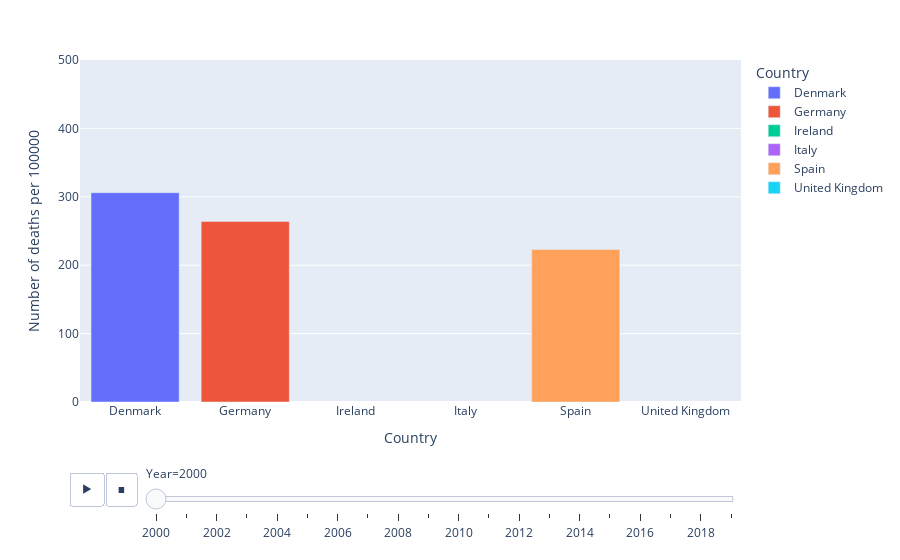

Notebook cell for this chart:
### Code cell
df1=pd.read_csv('Mortality.csv')
df1=df1.loc[(df1['Country'].isin(['Germany','Spain','Denmark','United Kingdom','Italy','Ireland'])) & (df1['Variable']=='Avoidable mortality (preventable+treatable)')]
df1=df1.loc[df1['Measure']=="Deaths per 100 000 population (standardised rates)"]
df1['key']=df1.groupby(['Year','Country']).cumcount()
df1 = pd.pivot_table(df1,index='Year',columns=['key', 'Country'],values='Value')
df1 = df1.stack(level=[0,1],dropna=False).reset_index()
df1
df1=df1.rename(columns={0:"Number of deaths per 100000"})
fig = px.bar(df1, x="Country", y="Number of deaths per 100000", color="Country",
  animation_frame="Year",animation_group='Country',range_y=[0,500])
fig.update_layout(transition = {'duration': 2000})

### Figure 1 — Plotly figure (JSON) as saved in the notebook; plotly's stock layout.template omitted (floating-point values rounded to 4 significant figures)
{"data": [{"alignmentgroup": "True", "hovertemplate": "Country=%{x}<br>Year=2000<br>Number of deaths per 100000=%{y}<extra></extra>", "ids": ["Denmark"], "legendgroup": "Denmark", "marker": {"color": "#636efa", "pattern": {"shape": ""}}, "name": "Denmark", "offsetgroup": "Denmark", "orientation": "v", "showlegend": true, "textposition": "auto", "type": "bar", "x": ["Denmark"], "xaxis": "x", "y": [306], "yaxis": "y"}, {"alignmentgroup": "True", "hovertemplate": "Country=%{x}<br>Year=2000<br>Number of deaths per 100000=%{y}<extra></extra>", "ids": ["Germany"], "legendgroup": "Germany", "marker": {"color": "#EF553B", "pattern": {"shape": ""}}, "name": "Germany", "offsetgroup": "Germany", "orientation": "v", "showlegend": true, "textposition": "auto", "type": "bar", "x": ["Germany"], "xaxis": "x", "y": [264], "yaxis": "y"}, {"alignmentgroup": "True", "hovertemplate": "Country=%{x}<br>Year=2000<br>Number of deaths per 100000=%{y}<extra></extra>", "ids": ["Ireland"], "legendgroup": "Ireland", "marker": {"color": "#00cc96", "pattern": {"shape": ""}}, "name": "Ireland", "offsetgroup": "Ireland", "orientation": "v", "showlegend": true, "textposition": "auto", "type": "bar", "x": ["Ireland"], "xaxis": "x", "y": [null], "yaxis": "y"}, {"alignmentgroup": "True", "hovertemplate": "Country=%{x}<br>Year=2000<br>Number of deaths per 100000=%{y}<extra></extra>", "ids": ["Italy"], "legendgroup": "Italy", "marker": {"color": "#ab63fa", "pattern": {"shape": ""}}, "name": "Italy", "offsetgroup": "Italy", "orientation": "v", "showlegend": true, "textposition": "auto", "type": "bar", "x": ["Italy"], "xaxis": "x", "y": [null], "yaxis": "y"}, {"alignmentgroup": "True", "hovertemplate": "Country=%{x}<br>Year=2000<br>Number of deaths per 100000=%{y}<extra></extra>", "ids": ["Spain"], "legendgroup": "Spain", "marker": {"color": "#FFA15A", "pattern": {"shape": ""}}, "name": "Spain", "offsetgroup": "Spain", "orientation": "v", "showlegend": true, "textposition": "auto", "type": "bar", "x": ["Spain"], "xaxis": "x", "y": [223], "yaxis": "y"}, {"alignmentgroup": "True", "hovertemplate": "Country=%{x}<br>Year=2000<br>Number of deaths per 100000=%{y}<extra></extra>", "ids": ["United Kingdom"], "legendgroup": "United Kingdom", "marker": {"color": "#19d3f3", "pattern": {"shape": ""}}, "name": "United Kingdom", "offsetgroup": "United Kingdom", "orientation": "v", "showlegend": true, "textposition": "auto", "type": "bar", "x": ["United Kingdom"], "xaxis": "x", "y": [null], "yaxis": "y"}], "layout": {"barmode": "relative", "legend": {"title": {"text": "Country"}, "tracegroupgap": 0}, "margin": {"t": 60}, "sliders": [{"active": 0, "currentvalue": {"prefix": "Year="}, "len": 0.9, "pad": {"b": 10, "t": 60}, "steps": [{"args": [["2000"], {"frame": {"duration": 0, "redraw": true}, "fromcurrent": true, "mode": "immediate", "transition": {"duration": 0, "easing": "linear"}}], "label": "2000", "method": "animate"}, {"args": [["2001"], {"frame": {"duration": 0, "redraw": true}, "fromcurrent": true, "mode": "immediate", "transition": {"duration": 0, "easing": "linear"}}], "label": "2001", "method": "animate"}, {"args": [["2002"], {"frame": {"duration": 0, "redraw": true}, "fromcurrent": true, "mode": "immediate", "transition": {"duration": 0, "easing": "linear"}}], "label": "2002", "method": "animate"}, {"args": [["2003"], {"frame": {"duration": 0, "redraw": true}, "fromcurrent": true, "mode": "immediate", "transition": {"duration": 0, "easing": "linear"}}], "label": "2003", "method": "animate"}, {"args": [["2004"], {"frame": {"duration": 0, "redraw": true}, "fromcurrent": true, "mode": "immediate", "transition": {"duration": 0, "easing": "linear"}}], "label": "2004", "method": "animate"}, {"args": [["2005"], {"frame": {"duration": 0, "redraw": true}, "fromcurrent": true, "mode": "immediate", "transition": {"duration": 0, "easing": "linear"}}], "label": "2005", "method": "animate"}, {"args": [["2006"], {"frame": {"duration": 0, "redraw": true}, "fromcurrent": true, "mode": "immediate", "transition": {"duration": 0, "easing": "linear"}}], "label": "2006", "method": "animate"}, {"args": [["2007"], {"frame": {"duration": 0, "redraw": true}, "fromcurrent": true, "mode": "immediate", "transition": {"duration": 0, "easing": "linear"}}], "label": "2007", "method": "animate"}, {"args": [["2008"], {"frame": {"duration": 0, "redraw": true}, "fromcurrent": true, "mode": "immediate", "transition": {"duration": 0, "easing": "linear"}}], "label": "2008", "method": "animate"}, {"args": [["2009"], {"frame": {"duration": 0, "redraw": true}, "fromcurrent": true, "mode": "immediate", "transition": {"duration": 0, "easing": "linear"}}], "label": "2009", "method": "animate"}, {"args": [["2010"], {"frame": {"duration": 0, "redraw": true}, "fromcurrent": true, "mode": "immediate", "transition": {"duration": 0, "easing": "linear"}}], "label": "2010", "method": "animate"}, {"args": [["2011"], {"frame": {"duration": 0, "redraw": true}, "fromcurrent": true, "mode": "immediate", "transition": {"duration": 0, "easing": "linear"}}], "label": "2011", "method": "animate"}, {"args": [["2012"], {"frame": {"duration": 0, "redraw": true}, "fromcurrent": true, "mode": "immediate", "transition": {"duration": 0, "easing": "linear"}}], "label": "2012", "method": "animate"}, {"args": [["2013"], {"frame": {"duration": 0, "redraw": true}, "fromcurrent": true, "mode": "immediate", "transition": {"duration": 0, "easing": "linear"}}], "label": "2013", "method": "animate"}, {"args": [["2014"], {"frame": {"duration": 0, "redraw": true}, "fromcurrent": true, "mode": "immediate", "transition": {"duration": 0, "easing": "linear"}}], "label": "2014", "method": "animate"}, {"args": [["2015"], {"frame": {"duration": 0, "redraw": true}, "fromcurrent": true, "mode": "immediate", "transition": {"duration": 0, "easing": "linear"}}], "label": "2015", "method": "animate"}, {"args": [["2016"], {"frame": {"duration": 0, "redraw": true}, "fromcurrent": true, "mode": "immediate", "transition": {"duration": 0, "easing": "linear"}}], "label": "2016", "method": "animate"}, {"args": [["2017"], {"frame": {"duration": 0, "redraw": true}, "fromcurrent": true, "mode": "immediate", "transition": {"duration": 0, "easing": "linear"}}], "label": "2017", "method": "animate"}, {"args": [["2018"], {"frame": {"duration": 0, "redraw": true}, "fromcurrent": true, "mode": "immediate", "transition": {"duration": 0, "easing": "linear"}}], "label": "2018", "method": "animate"}, {"args": [["2019"], {"frame": {"duration": 0, "redraw": true}, "fromcurrent": true, "mode": "immediate", "transition": {"duration": 0, "easing": "linear"}}], "label": "2019", "method": "animate"}], "x": 0.1, "xanchor": "left", "y": 0, "yanchor": "top"}], "transition": {"duration": 2000}, "updatemenus": [{"buttons": [{"args": [null, {"frame": {"duration": 500, "redraw": true}, "fromcurrent": true, "mode": "immediate", "transition": {"duration": 500, "easing": "linear"}}], "label": "&#9654;", "method": "animate"}, {"args": [[null], {"frame": {"duration": 0, "redraw": true}, "fromcurrent": true, "mode": "immediate", "transition": {"duration": 0, "easing": "linear"}}], "label": "&#9724;", "method": "animate"}], "direction": "left", "pad": {"r": 10, "t": 70}, "showactive": false, "type": "buttons", "x": 0.1, "xanchor": "right", "y": 0, "yanchor": "top"}], "xaxis": {"anchor": "y", "categoryarray": ["Denmark", "Germany", "Ireland", "Italy", "Spain", "United Kingdom"], "categoryorder": "array", "domain": [0, 1], "title": {"text": "Country"}}, "yaxis": {"anchor": "x", "domain": [0, 1], "range": [0, 500], "title": {"text": "Number of deaths per 100000"}}}}
